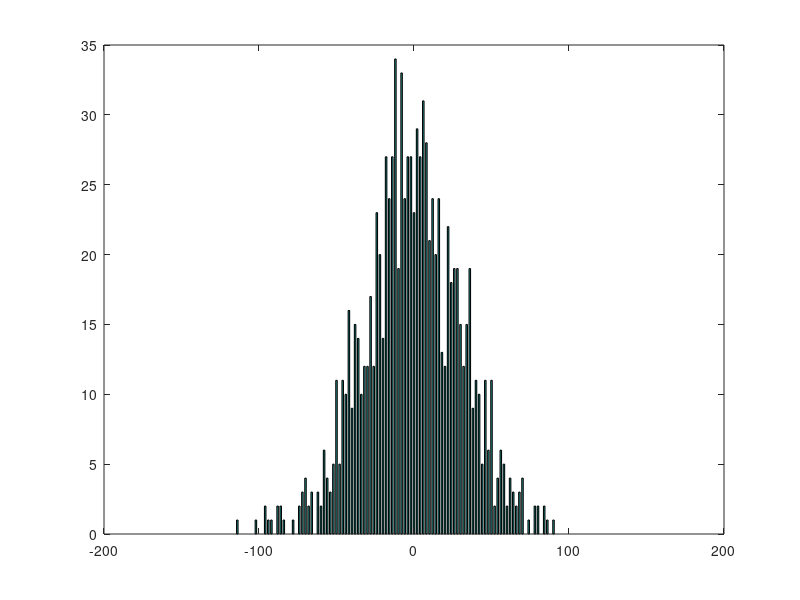

The MATLAB script that drew this image:
%%

number_of_walks=1000;
positions = zeros(1, number_of_walks)

for j = 1:number_of_walks
    x = 0;
    for i= 1:1000
        r =rand();
        if r<0.5
            x= x-1;
        else x=x+1;
        end;
    end
positions(j)=x;
end
%%
% x
y=mean(positions);
z=std(positions)
%%
hist(positions,-150:150);